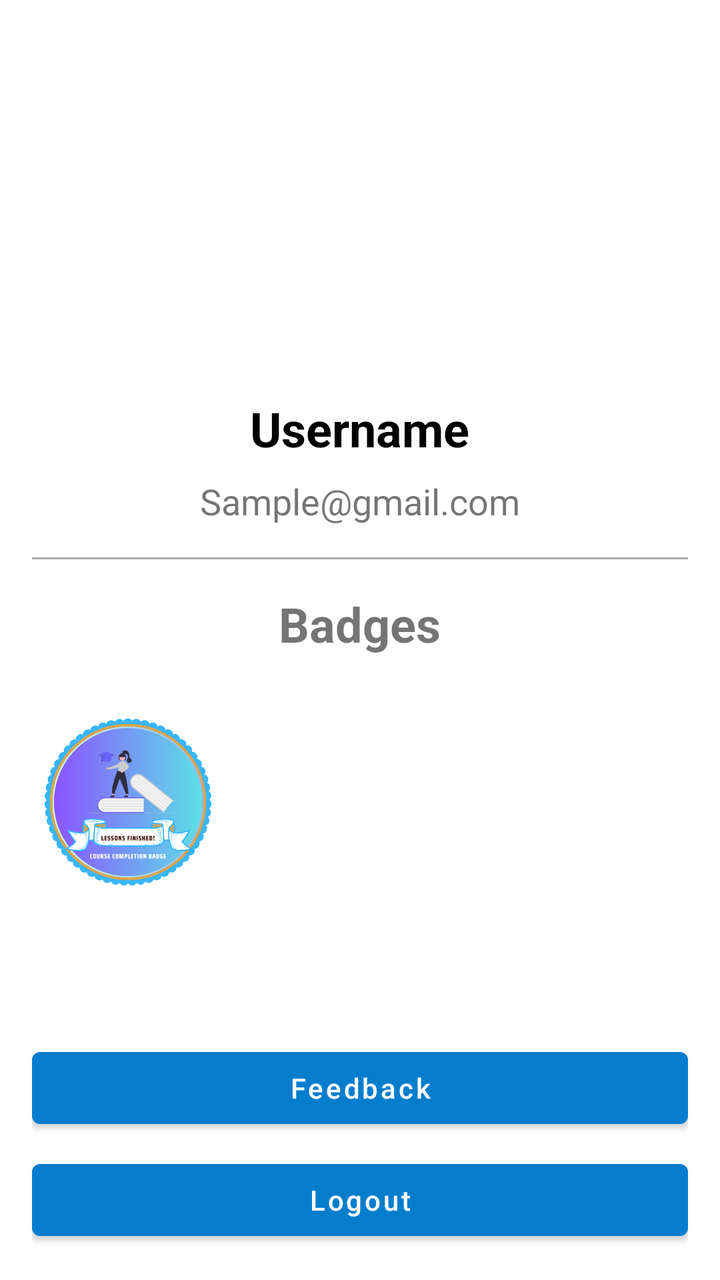
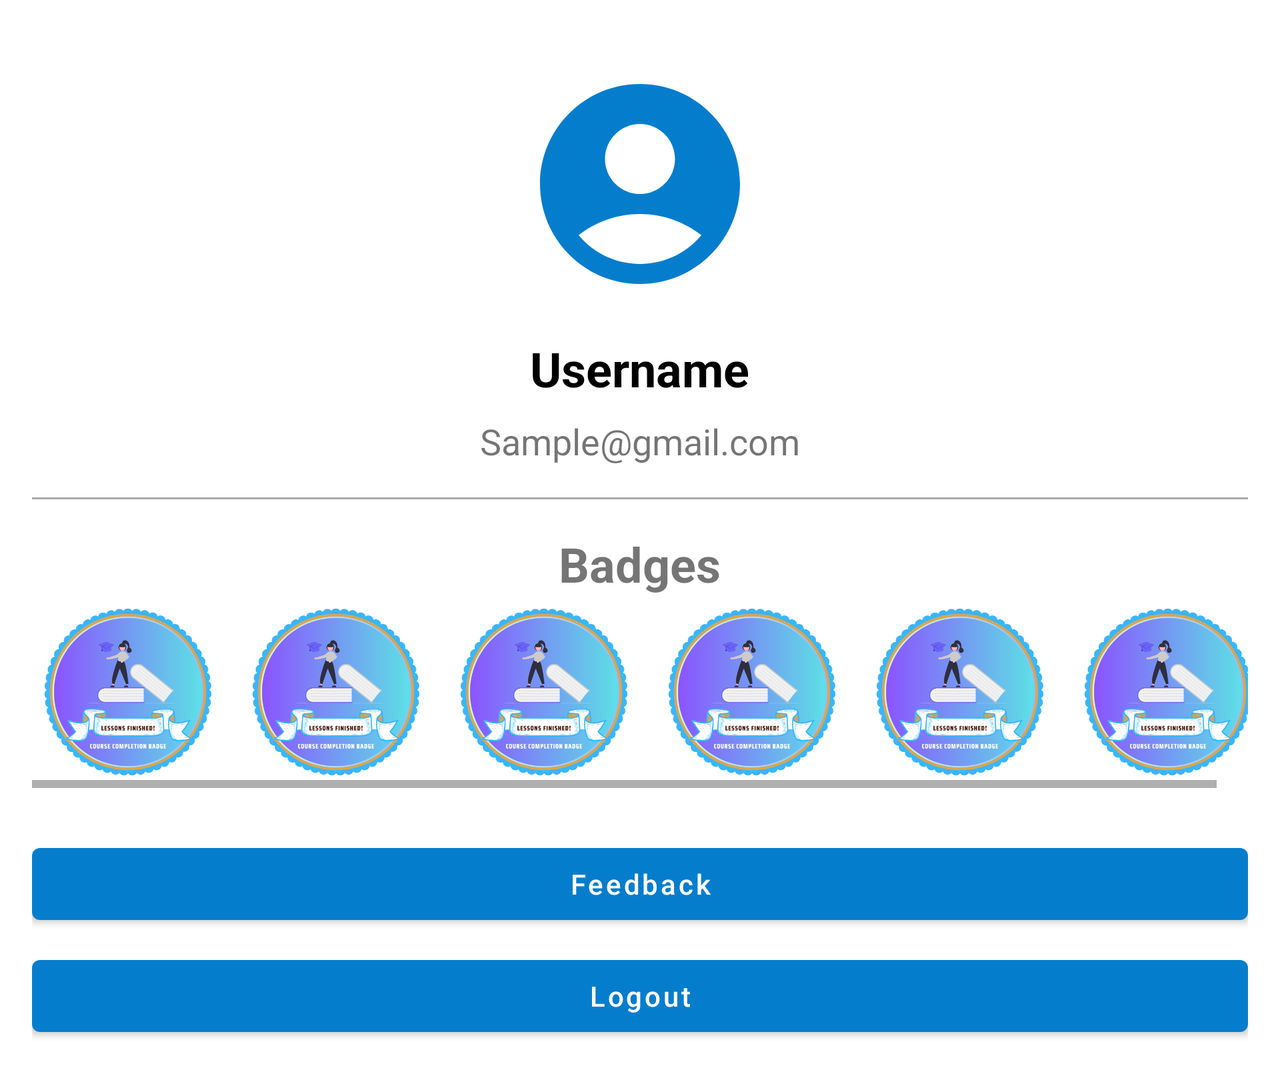

Two renders of one Android screen. The first uses the default layout on a phone; the second uses the alternative layout the repository ships for a different screen configuration, on a matching device. The two XML files are below.
<!-- AndroidManifest.xml: application theme Theme.Nav -->
<!-- res/layout/fragment_profile.xml -->
<?xml version="1.0" encoding="utf-8"?>
<ScrollView xmlns:android="http://schemas.android.com/apk/res/android"
    xmlns:app="http://schemas.android.com/apk/res-auto"
    xmlns:tools="http://schemas.android.com/tools"
    android:layout_width="match_parent"
    android:layout_height="match_parent"
    android:fillViewport="true">

    <LinearLayout
        android:layout_width="match_parent"
        android:layout_height="wrap_content"
        android:orientation="vertical"
        android:padding="16dp"
        tools:context=".ui.profile.ProfileFragment">

        
        <RelativeLayout
            android:layout_width="match_parent"
            android:layout_height="wrap_content">

            
            <ImageView
                android:id="@+id/imageView"
                android:layout_width="150dp"
                android:layout_height="150dp"
                android:layout_centerHorizontal="true"
                android:layout_marginTop="16dp"
                android:clickable="true"
                android:scaleType="centerCrop"
                android:focusable="true" />

            
            <TextView
                android:id="@+id/textView2"
                android:layout_width="wrap_content"
                android:layout_height="wrap_content"
                android:layout_below="@id/imageView"
                android:layout_centerHorizontal="true"
                android:text="Username"
                android:textSize="24sp"
                android:textStyle="bold"
                android:textColor="@color/black"
                android:layout_marginTop="16dp" />

            
            <TextView
                android:id="@+id/textView3"
                android:layout_width="wrap_content"
                android:layout_height="wrap_content"
                android:layout_below="@id/textView2"
                android:layout_centerHorizontal="true"
                android:text="Sample@gmail.com"
                android:textSize="18sp"
                android:layout_marginTop="8dp" />

        </RelativeLayout>

        
        <View
            android:layout_width="match_parent"
            android:layout_height="1dp"
            android:background="@android:color/darker_gray"
            android:layout_marginTop="16dp"/>

        
        <RelativeLayout
            android:layout_width="match_parent"
            android:layout_height="wrap_content"
            android:layout_marginTop="16dp">

            
            <TextView
                android:id="@+id/badgesTitle"
                android:layout_width="wrap_content"
                android:layout_height="wrap_content"
                android:text="Badges"
                android:textSize="24sp"
                android:textStyle="bold"
                android:layout_centerHorizontal="true" />

            
            <HorizontalScrollView
                android:layout_width="match_parent"
                android:layout_height="wrap_content"
                android:layout_below="@id/badgesTitle"
                android:layout_marginTop="25dp">

                <LinearLayout
                    android:id="@+id/badgesContainer"
                    android:layout_width="wrap_content"
                    android:layout_height="wrap_content"
                    android:orientation="horizontal">

                    
                    
                    <ImageView
                        android:id="@+id/badge1"
                        android:layout_width="96dp"
                        android:layout_height="96dp"
                        android:layout_marginEnd="8dp"
                        android:src="@drawable/badge" />

                    

                </LinearLayout>
            </HorizontalScrollView>

        </RelativeLayout>

        
        <LinearLayout
            android:layout_width="match_parent"
            android:layout_height="0dp"
            android:orientation="vertical"
            android:gravity="bottom"
            android:layout_weight="1">

            
            <Button
                android:id="@+id/button"
                android:layout_width="match_parent"
                android:layout_height="wrap_content"
                android:text="Feedback"
                android:textAllCaps="false"
                android:layout_marginTop="24dp" />

            
            <Button
                android:id="@+id/button6"
                android:layout_width="match_parent"
                android:layout_height="wrap_content"
                android:text="Logout"
                android:textAllCaps="false"
                android:layout_marginTop="8dp" />

        </LinearLayout>

    </LinearLayout>

</ScrollView>
<!-- resources referenced by this layout -->
<resources>
  <color name="black">#FF000000</color>
  <!-- drawable badge: png bitmap (drawable, 117876 bytes) -->
  <style name="Theme.Nav" parent="Theme.MaterialComponents.DayNight.NoActionBar">
          
          <item name="colorPrimary">@color/bl</item>
          <item name="colorPrimaryVariant">@color/lb</item>
          <item name="colorOnPrimary">@color/white</item>
          
          <item name="colorSecondary">@color/teal_200</item>
          <item name="colorSecondaryVariant">@color/teal_700</item>
          <item name="colorOnSecondary">@color/black</item>
          
          <item name="android:statusBarColor">?attr/colorPrimary</item>
          
      </style>
  <color name="bl">#057DCD </color>
  <color name="lb">#2298E6 </color>
  <color name="white">#FFFFFFFF</color>
  <color name="teal_200">#FF03DAC5</color>
  <color name="teal_700">#FF018786</color>
</resources>
<!-- res/layout-land/fragment_profile.xml (the repository's variant of the layout above) -->
<!-- drawn on the phone turned sideways -->
<?xml version="1.0" encoding="utf-8"?>
<ScrollView
    xmlns:android="http://schemas.android.com/apk/res/android"
    xmlns:tools="http://schemas.android.com/tools"
    android:layout_width="match_parent"
    android:layout_height="match_parent">

    <LinearLayout
        android:layout_width="match_parent"
        android:layout_height="wrap_content"
        android:orientation="vertical"
        android:padding="16dp"
        tools:context=".ui.profile.ProfileFragment">

        
        <RelativeLayout
            android:layout_width="match_parent"
            android:layout_height="wrap_content">

            
            <ImageView
                android:id="@+id/imageView"
                android:layout_width="120dp"
                android:layout_height="120dp"
                android:src="@drawable/baseline_account_circle_24"
                android:layout_centerHorizontal="true"
                android:layout_marginTop="16dp"
                android:clickable="true"/>

            
            <TextView
                android:id="@+id/textView2"
                android:layout_width="wrap_content"
                android:layout_height="wrap_content"
                android:layout_below="@id/imageView"
                android:layout_centerHorizontal="true"
                android:text="Username"
                android:textSize="24sp"
                android:textStyle="bold"
                android:textColor="@color/black"
                android:layout_marginTop="16dp" />

            
            <TextView
                android:id="@+id/textView3"
                android:layout_width="wrap_content"
                android:layout_height="wrap_content"
                android:layout_below="@id/textView2"
                android:layout_centerHorizontal="true"
                android:text="Sample@gmail.com"
                android:textSize="18sp"
                android:layout_marginTop="8dp" />

        </RelativeLayout>

        
        <View
            android:layout_width="match_parent"
            android:layout_height="1dp"
            android:background="@android:color/darker_gray"
            android:layout_marginTop="16dp"/>

        
        <RelativeLayout
            android:layout_width="match_parent"
            android:layout_height="wrap_content"
            android:layout_marginTop="16dp">

            
            <TextView
                android:id="@+id/badgesTitle"
                android:layout_width="wrap_content"
                android:layout_height="wrap_content"
                android:text="Badges"
                android:textSize="24sp"
                android:textStyle="bold"
                android:layout_centerHorizontal="true" />

            
            <HorizontalScrollView
                android:layout_width="match_parent"
                android:layout_height="wrap_content"
                android:layout_below="@id/badgesTitle">

                <LinearLayout
                    android:id="@+id/badgesContainer"
                    android:layout_width="wrap_content"
                    android:layout_height="wrap_content"
                    android:orientation="horizontal">

                    
                    
                    <ImageView
                        android:id="@+id/badge1"
                        android:layout_width="96dp"
                        android:layout_height="96dp"
                        android:src="@drawable/badge"
                        android:layout_marginEnd="8dp"/>

                    
                    <ImageView
                        android:id="@+id/badge2"
                        android:layout_width="96dp"
                        android:layout_height="96dp"
                        android:src="@drawable/badge"
                        android:layout_marginEnd="8dp"/>

                    
                    <ImageView
                        android:id="@+id/badge3"
                        android:layout_width="96dp"
                        android:layout_height="96dp"
                        android:src="@drawable/badge"
                        android:layout_marginEnd="8dp"/>

                    
                    <ImageView
                        android:id="@+id/badge4"
                        android:layout_width="96dp"
                        android:layout_height="96dp"
                        android:src="@drawable/badge"
                        android:layout_marginEnd="8dp"/>

                    
                    <ImageView
                        android:id="@+id/badge5"
                        android:layout_width="96dp"
                        android:layout_height="96dp"
                        android:src="@drawable/badge"
                        android:layout_marginEnd="8dp"/>

                    
                    <ImageView
                        android:id="@+id/badge6"
                        android:layout_width="96dp"
                        android:layout_height="96dp"
                        android:src="@drawable/badge"
                        android:layout_marginEnd="8dp"/>

                    

                </LinearLayout>
            </HorizontalScrollView>

        </RelativeLayout>

        
        <LinearLayout
            android:layout_width="match_parent"
            android:layout_height="0dp"
            android:orientation="vertical"
            android:gravity="bottom"
            android:layout_weight="1">

            
            <Button
                android:id="@+id/button"
                android:layout_width="match_parent"
                android:layout_height="wrap_content"
                android:text="Feedback"
                android:textAllCaps="false"
                android:layout_marginTop="24dp" />

            
            <Button
                android:id="@+id/button6"
                android:layout_width="match_parent"
                android:layout_height="wrap_content"
                android:text="Logout"
                android:textAllCaps="false"
                android:layout_marginTop="8dp" />

        </LinearLayout>

    </LinearLayout>

</ScrollView>
<!-- resources referenced by the variant -->
<!-- as the phone turned sideways resolves them -->
<resources>
  <color name="black">#FF000000</color>
  <!-- drawable badge: png bitmap (drawable, 117876 bytes) -->
  <!-- drawable baseline_account_circle_24 (drawable) -->
  <vector android:height="24dp" android:tint="#057DCD"
      android:viewportHeight="24" android:viewportWidth="24"
      android:width="24dp" xmlns:android="http://schemas.android.com/apk/res/android">
      <path android:fillColor="@android:color/white" android:pathData="M12,2C6.48,2 2,6.48 2,12s4.48,10 10,10s10,-4.48 10,-10S17.52,2 12,2zM12,6c1.93,0 3.5,1.57 3.5,3.5S13.93,13 12,13s-3.5,-1.57 -3.5,-3.5S10.07,6 12,6zM12,20c-2.03,0 -4.43,-0.82 -6.14,-2.88C7.55,15.8 9.68,15 12,15s4.45,0.8 6.14,2.12C16.43,19.18 14.03,20 12,20z"/>
  </vector>
  <style name="Theme.Nav" parent="Theme.MaterialComponents.DayNight.NoActionBar">
          
          <item name="colorPrimary">@color/bl</item>
          <item name="colorPrimaryVariant">@color/lb</item>
          <item name="colorOnPrimary">@color/white</item>
          
          <item name="colorSecondary">@color/teal_200</item>
          <item name="colorSecondaryVariant">@color/teal_700</item>
          <item name="colorOnSecondary">@color/black</item>
          
          <item name="android:statusBarColor">?attr/colorPrimary</item>
          
      </style>
  <color name="bl">#057DCD </color>
  <color name="lb">#2298E6 </color>
  <color name="white">#FFFFFFFF</color>
  <color name="teal_200">#FF03DAC5</color>
  <color name="teal_700">#FF018786</color>
</resources>
